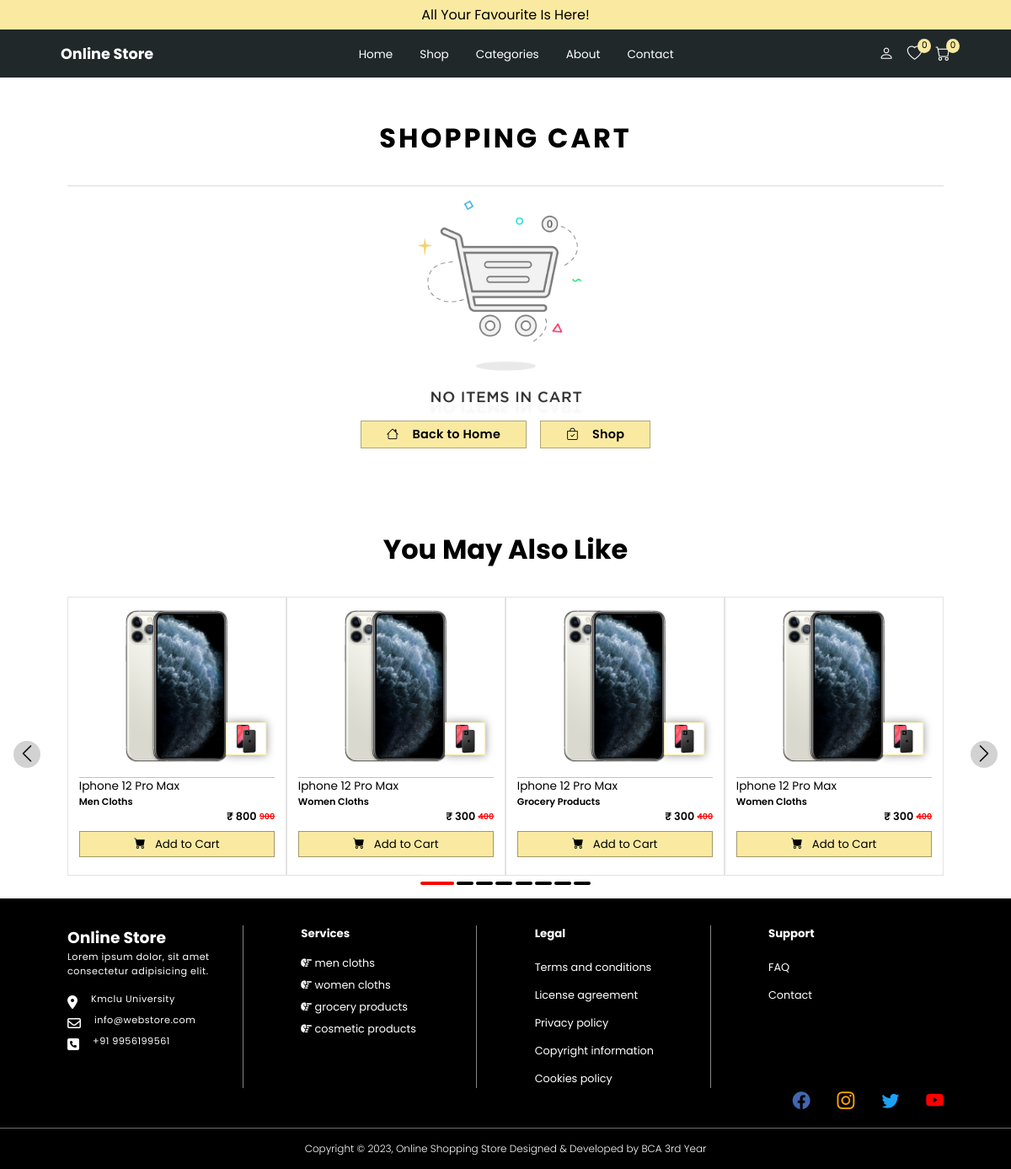
/pages/cart.php (signed in), run on the app's committed database.
### tables this page shows
CREATE TABLE `products` (
  `id` int(11) NOT NULL,
  `categoryId` int(11) DEFAULT NULL,
  `name` varchar(50) DEFAULT NULL,
  `skuCode` varchar(50) DEFAULT NULL,
  `image1` varchar(50) DEFAULT NULL,
  `image2` varchar(50) DEFAULT NULL,
  `image3` varchar(50) DEFAULT NULL,
  `image4` varchar(50) DEFAULT NULL,
  `image5` varchar(50) DEFAULT NULL,
  `price` varchar(50) DEFAULT NULL,
  `availbility` int(5) NOT NULL
);

CREATE TABLE `category` (
  `id` int(11) NOT NULL,
  `category` varchar(50) DEFAULT NULL,
  `image` varchar(100) NOT NULL
);

### backend/connect.php (called while the page is built, shortened)
<?php
$folderName = "/ShoppingStore/";
$host = $_SERVER['HTTP_HOST'];
$baseurl = "http://" . $host . $folderName;
?>

### pages/layout/AlsoLike.php (the view, shortened to what this page needs)
<?php $products = $db->query('SELECT *,products.id AS prd_id, category.id AS cat_id FROM `products` Inner JOIN category on products.categoryId= category.id  order by prd_id desc limit 8');
$Isproducts = $products->num_rows; ?>
<h1 class="text-center mt-5">You May Also Like</h1>
<div class="boxes alsoLikeSlider container mb-1">
    <?php
    if ($Isproducts > 0) {
        while ($data = $products->fetch_assoc()) {
            ?>
            <div class="product_box relative" data-aos="zoom-in" data-aos-duration="2000">
                <div class="img">
                    <figure>
                        <img src="<?php echo $AssetsUrl . $data['image1'] ?>" alt="" />
                        <img src="<?php echo $baseurl ?>Assets/products/iphone2.png" alt="" class="secondImg" />
                </div>
                <div class="content">
                    <p class="name">
                        <?php echo $data['name'] ?>
                    </p>
                    <p class="categoryTitle">
                        <?php echo $data['category'] ?>
                    </p>
                    <p class="flex jt-end price items-center"><span>&#x20B9;
                            <?php echo $data['price'] ?>
                        </span> <del>
                            <?php echo $data['price'] + 100 ?>
                        </del></p>
                    <div class="buttons">
                        <button name="<?php echo $data['prd_id'] ?>" class="addToCart"><span><i class="bi bi-cart-fill"></i>Add
                                to
                                Cart</span> <span><i class="bi bi-cart"></i></span> <span><i
                                    class="bi bi-clipboard-check-fill"></i>Added to
                                Cart</span></button>
                    </div>
                </div>
            </div>
            <?php
        }
    }
    ?>
</div>

### pages/layout/footer.php (shortened to what this page needs)
<footer>
  <div class="sections flex jt-between gap-2">
    <div class="first">
      <h3>Online Store</h3>
      <p>Lorem ipsum dolor, sit amet consectetur adipisicing elit.</p>
      <div class="all-box mt-1">
        <div class="flex gap-1">
          <span><i class="fa-solid fa-location-dot"></i></span>
          <a class="text-white" href="address:  60 Grant Ave. Carteret NJ 0708">
            <p>Kmclu University</p>
          </a>
        </div>
        <div class="flex gap-1">
          <span><i class="fa-regular fa-envelope"></i></span>
          <a class="text-white" href="mailto: info@amicuscorpolegem.com">
            <p>info@webstore.com</p>
          </a>
        </div>
        <div class="flex gap-1">
          <span><i class="fa-solid fa-square-phone"></i></span>
          <p><a class="text-white" href="tel: 9616429977">+91 9956199561</a></p>
        </div>
      </div>
    </div>
    <div class=" second links">
      <h5>Services</h5>
      <ul>
        <?php $category = $db->query('SELECT * FROM `category` limit 5');
        $Iscategory = $category->num_rows;
        if ($Iscategory > 0) {
          while ($data = $category->fetch_assoc()) { ?>
            <li class="flex items-center "><a href="#"><i class="fa-solid fa-hand-point-right"></i>
                <?php echo $data['category'] ?>
              </a></li>
            <?php
          }
        }
        ?>
      </ul>
    </div>
    <div class=" third links">
      <h5>Legal</h5>
      <ul>
        <li><a href="#">Terms and conditions</a></li>
        <li><a href="#">License agreement</a></li>
        <li><a href="#">Privacy policy</a></li>
        <li><a href="#">Copyright information</a></li>
        <li><a href="#">Cookies policy</a></li>
      </ul>
    </div>
    <div class=" fourth links">
      <h5>Support</h5>
      <ul>
        <li><a href="#">FAQ</a></li>
        <li><a href="#">Contact</a></li>
      </ul>
    </div>
  </div>
  <div class="shareIcons">
    <ul>
      <li><a href="#" style="--icon-color: 	#4267B2;"><i class="bi bi-facebook"></i></a></li>
      <li><a href="#" style="--icon-color: orange;"><i class="bi bi-instagram"></i></a></li>
      <li><a href="#" style="--icon-color: #1DA1F2;"><i class="bi bi-twitter"></i></a></li>
      <li><a href="#" style="--icon-color: red;"><i class="bi bi-youtube"></i></a></li>
    </ul>
  </div>
</footer>
<div class="bottom-bar">
  <p class="text-center">Copyright © 2023, Online Shopping Store Designed & Developed by BCA 3rd Year</p>
</div>
</body>
</html>

### css/style.css (style rules this page uses)
.category_box .content button, .product_box .content button { background-color: var(--theme-color); border: 1px solid #0000005a; width: 100%; padding: 0.3rem; margin: 0.5rem 0; position: relative; transition: all 1s ease-in-out; cursor: pointer; display: flex; justify-content: center; overflow: hidden; }
.product_box .content button span { display: flex; gap: 0.7rem; transition: all 0.3s ease-out; }
.product_box .content button span:nth-child(3) { position: absolute; left: 50%; top: 0%; font-size: 0.8rem; transform: translate(-50%, -100%); }
.product_box { border: 1px solid #0000001c; padding: 0.8rem; }
.product_box .img { padding-bottom: 1rem; display: flex; justify-content: center; border-bottom: 1px solid rgba(0, 0, 0, 0.245); }
.product_box figure { position: relative; cursor: pointer; }
.product_box figure .secondImg { bottom: 10px; left: auto; margin: 0 auto; position: absolute; right: 10px; border: 5px solid var(--theme-color); transform-origin: 100% 100% 0; transform: scale(0.2); -webkit-transform: scale(0.2); -webkit-transition: all 0.5s ease 0s; transition: all 0.5s ease 0s; box-shadow: 0px 0px 50px rgba(0, 0, 0, 0.442); background: #fff; }
.product_box .content p { text-transform: capitalize; font-size: 0.85rem; }
.product_box .content p.categoryTitle { font-size: 0.7rem; font-weight: 600; }
.product_box .content .price { font-size: 0.8rem; font-weight: 600; gap: 0.2rem; }
.product_box .content .price del { color: red; font-size: 0.6rem; }
footer { background: #000; color: #fff; padding: 2rem 5rem 1rem 5rem; }
footer .sections > div { width: 20%; border-right: 1px solid #ffffff86; }
footer .sections > div ul { margin-top: 1rem; display: flex; flex-direction: column; gap: 0.5rem; }
footer .sections > div:last-child { width: 20%; border-right: 0; }
footer .sections .first p { font-size: 0.7rem; letter-spacing: 0.5px; }
footer .links a { color: #fff; font-size: 0.8rem; }
footer .shareIcons { display: flex; justify-content: end; }
footer .shareIcons ul { display: flex; gap: 2rem; }
footer .shareIcons ul a { font-size: 1.3rem; color: var(--icon-color); }
.bottom-bar { border-top: 1px solid #6e6e6e; background: #000; padding: 10px 0; }
.bottom-bar p { font-size: 12px; font-weight: 300; padding: 5px 0; color: #ffffff; }

### css/common.css (style rules this page uses)
* { margin: 0; padding: 0; font-family: "Poppins", sans-serif; }
:root { --theme-color: #faeaa1; }
body { width: 100%; }
li { list-style: none; }
a { text-decoration: none; }
.flex { display: flex; }
.jt-between { justify-content: space-between; }
.jt-end { justify-content: flex-end; }
.items-center { align-items: center; }
.gap-1 { gap: 1rem; }
.gap-2 { gap: 2rem; }
.text-center { text-align: center; }
.text-white { color: #fff; }
.mt-1 { margin-top: 1rem; }
.mt-5 { margin-top: 5rem; }
.mb-1 { margin-bottom: 1rem; }
.relative { position: relative; }
img { width: 100%; height: 100%; display: block; }
.container { padding-left: 5rem; padding-right: 5rem; }

### css/utilities.css (style rules this page uses)
* { scroll-behavior: smooth; }
.boxes { margin-top: 2rem; display: grid; gap: 1rem; grid-template-columns: repeat(auto-fit, minmax(10px, calc(25% - 1rem))); }
button { transition: all 1s ease-out; cursor: pointer; }

### data on the page
products: image1 (picture), name "Iphone 12 Pro Max", categoryId.category "Men Cloths", price "800", $data['price'] + 100 "900"
products: image1 (picture), name "Iphone 12 Pro Max", categoryId.category "Women Cloths", price "300", $data['price'] + 100 "400"
products: image1 (picture), name "Iphone 12 Pro Max", categoryId.category "Grocery Products", price "300", $data['price'] + 100 "400"
products: image1 (picture), name "Iphone 12 Pro Max", categoryId.category "Women Cloths", price "300", $data['price'] + 100 "400"
category: category "men cloths"
category: category "women cloths"
category: category "grocery products"
category: category "cosmetic products"
